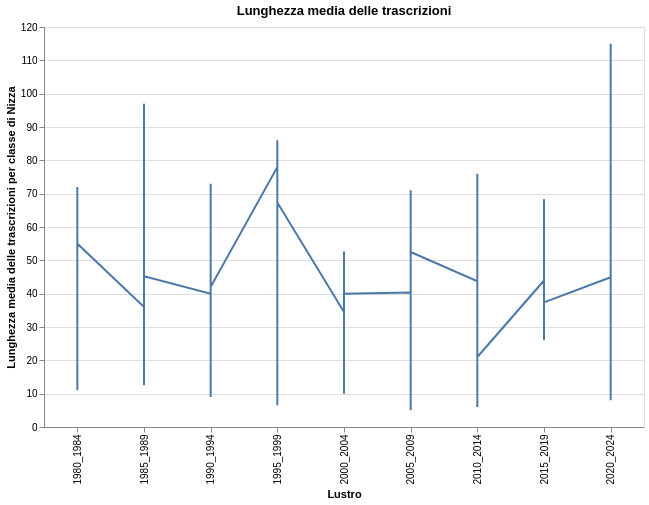

Express this chart as Vega-Lite.
### Vega-Lite specification from a JSON file in a GitHub repository (floating-point values rounded to 4 significant figures; data arrays with more than 128 entries replaced by an {"elided": "..."} marker saying what was removed)
{"$schema": "https://vega.github.io/schema/vega-lite/v5.6.1.json", "config": {"view": {"continuousHeight": 300, "continuousWidth": 300}}, "data": {"name": "data-10bbe978042900ff11e134cf461ab8a9"}, "datasets": {"data-10bbe978042900ff11e134cf461ab8a9": {"elided": "282 records"}}, "encoding": {"x": {"field": "Lustrum", "title": "Lustro", "type": "nominal"}, "y": {"field": "Value", "title": "Lunghezza media delle trascrizioni per classe di Nizza", "type": "quantitative"}}, "height": 400, "mark": {"type": "line"}, "params": [{"bind": {"input": "range", "max": 45.0, "min": 1.0, "step": 1}, "name": "Select", "select": {"fields": ["Nice_class"], "type": "point"}}], "title": "Lunghezza media delle trascrizioni", "transform": [{"filter": {"param": "Select"}}], "width": 600}
